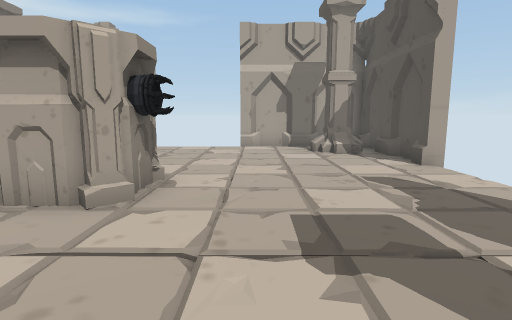
[1] (above)

15 first-person views from a walk through a scene from a Unity 3-D project. The camera is 1.2 m above the floor, tilts 8° down and sees 80° across. The floor is counted in squares, 1 m on a side. Each view is taken from the middle of a square. On the plan, view 1 faces up. The plan holds only what a view shows up to about 13 squares ahead; the rest is blank. The place goes on beyond the plan. The player is left out. Some surface patterns are stand-ins.

[2]
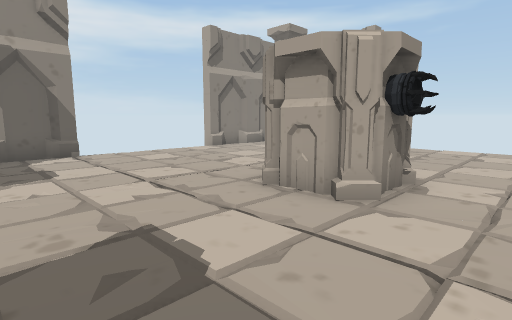

[3]
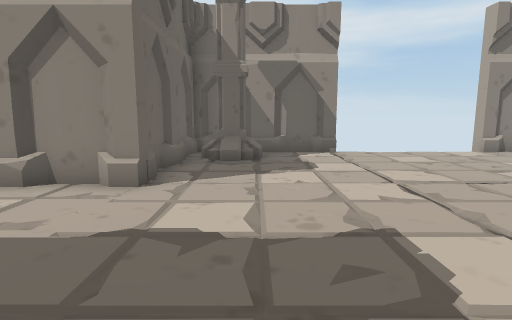

[4]
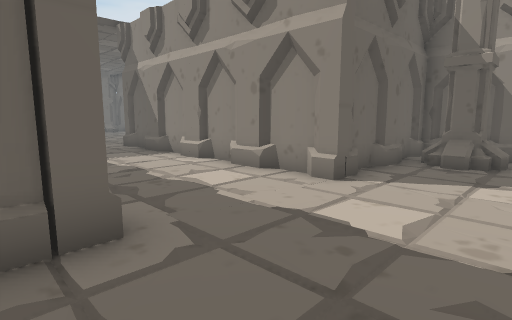

[5]
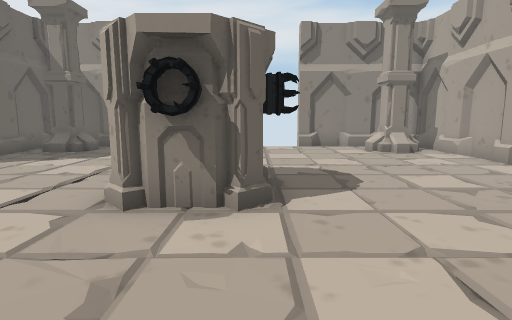

[6]
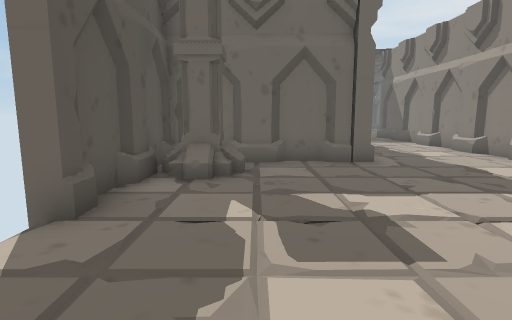

[7]
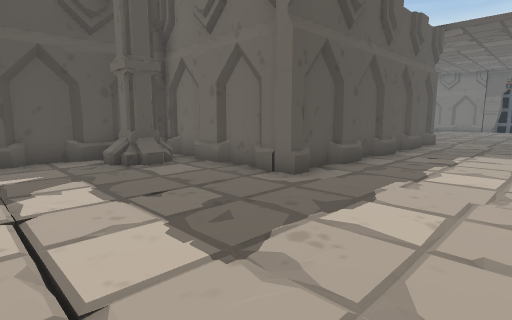

[8]
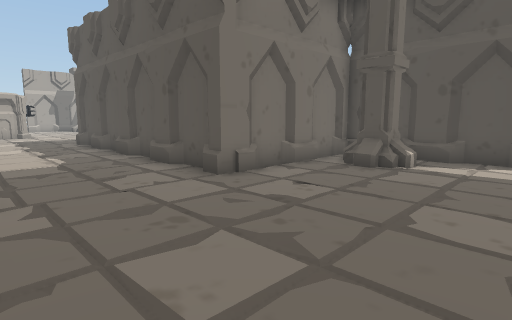

[9]
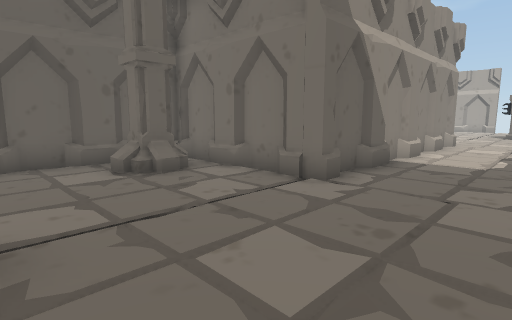

[10]
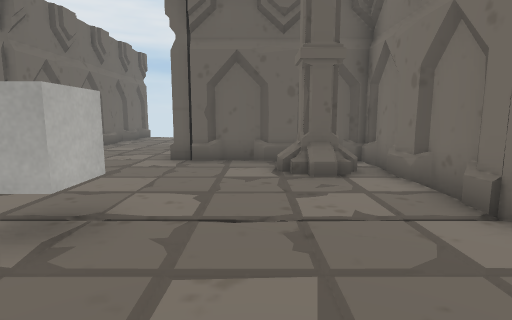

[11]
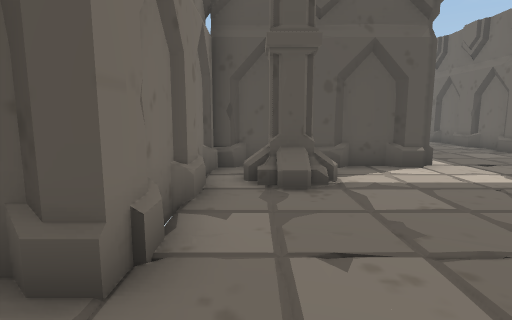

[12]
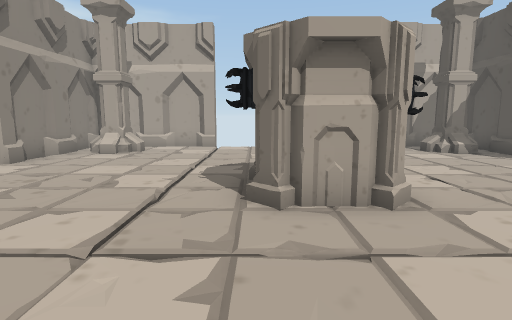

[13]
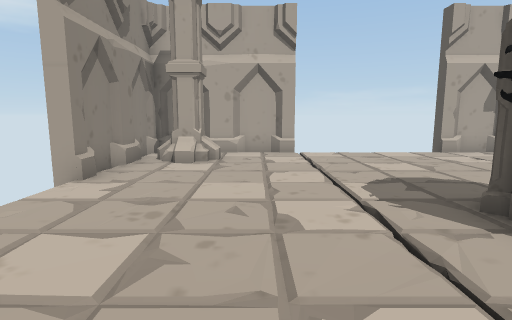

[14]
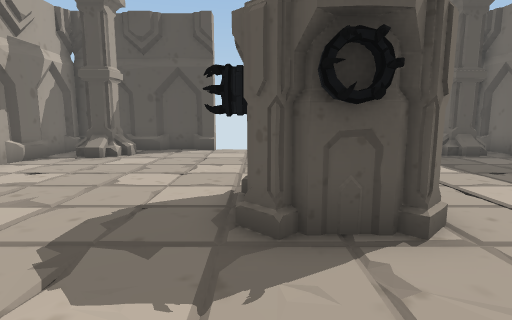

[15]
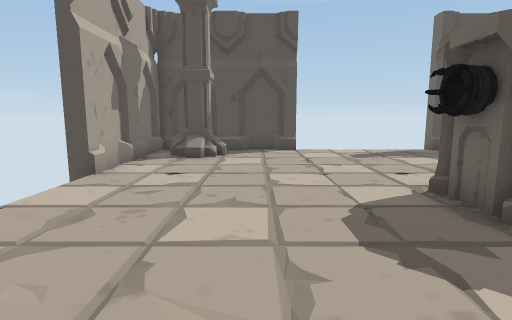

### Floor plan
Points are (right, up) in squares from view 1. A wall is a line through its corners. A room is listed if a view was taken in it or the views show most of it. See-through windows are left out.
Room 1 (views 1, 2, 3, 4, 5, 6, 7, 8, 9, 10, 11, 12, 13, 14, 15)
walls: (-2, 4) (-4, 4); (-3.5, 4.2) (-3.7, 3.9) (-4, 4.2) (-4, 5.9) (-3.6, 6.3); (-4, 4.3) (-3.8, 4.5); (-2.1, 4.5) (-1.8, 4.3) (-2.2, 3.9) (-2.4, 4.2); (-5.4, -2) (-5.4, -12); (-1, -2.5) (-1, -2) (0, -2); (-6.1, -2) (-5.1, -2); (0, -2.2) (1.2, -2.2); (-3.7, 5.5) (-4, 5.8); (-1.9, 5.8) (-2.1, 5.5); (-2.6, 6.1) (-1.9, 6.1) (-1.9, 5.4); (-2.2, 6.1) (-1.9, 5.9); (1.4, -2) (2.5, -2); (-5.4, -3.8) (-5.2, -4.2); (-7.5, -2.2) (-6.2, -2.2); (-8.6, -2) (-7.5, -2); (2.5, -2.2) (3.9, -2.2); (4.4, -0.7) (4.2, -0.3); (-10, -2.2) (-8.6, -2.2); (-10.6, 2.8) (-10.6, -1.1); (4.2, -2.1) (4.2, 2.5) (4.8, 2.5); (-10.6, -1.2) (-10.6, -2) (-10, -2); (-1, -7.5) (-1, -2.6); (4.8, 7.5) (4.2, 7.5) (4.2, 12.7) (-0.6, 12.7); (-5.6, 12.7) (-10.6, 12.7) (-10.6, 7.7); (4.2, -13.4) (4.2, -12) (-1, -12) (-1, -7.6); (4.2, -17) (4.2, -13.5)
low walls: (-2.9, 4.2) (-3.3, 3.9); (-5.1, -2) (-5.1, -2.5) (-5.4, -2.8); (0, -2) (0.4, -2.3); (-5.4, -3.7) (-5.1, -3.9) (-5.1, -4.4); (1.2, -2.2) (1.4, -2); (-5.1, -4) (-5.1, -5.1); (-0.8, -5.4) (-1.1, -5.1); (3.9, -2.2) (4.4, -1.7); (-10, -2) (-9.7, -2.3); (-5.1, -6.5) (-5.1, -7.5) (-5.4, -7.8); (-5.4, -8.7) (-5.1, -8.9) (-5.1, -10); (-1.1, -10.2) (-1.1, -9.7); (-0.8, -10.2) (-1.1, -9.9); (-5.7, 12.4) (-6.2, 12.4); (-5.1, -11.4) (-5.1, -12); (-1.1, -11.5) (-0.8, -11.1); (3.9, 12.4) (3.5, 12.7); (3.9, -12.2) (3.6, -11.8); (4.4, -15.3) (4.1, -14.9)
ways out: gap at (-11, 8); gap at (-9, 12)
objects: pillar (-9, -1) to (-9, 0); pillar (-9, 11); cube (-6, -17); other object (-3, 6) to (-3, 7); other object (-2, 5) to (-1, 5); pillar (3, -14) to (3, -13); pillar (3, -1) to (3, 0); pillar (3, 11)

Where each view was taken, in squares from view 1:
view 1: 0 up, 0 right, facing up
view 2: 0 up, 0 right, facing up-left
view 3: 0 up, 0 right, facing left
view 4: 1 up, 0 right, facing down-left
view 5: 6 up, 2 right, facing left
view 6: 6 up, 2 right, facing down
view 7: 3 up, 5 left, facing down-right
view 8: 17 down, 5 left, facing up-right
view 9: 17 down, 2 left, facing up-left
view 10: 15 down, 2 left, facing left
view 11: 13 down, 3 left, facing right
view 12: 0 up, 4 left, facing up
view 13: 2 up, 7 left, facing up
view 14: 6 up, 7 left, facing right
view 15: 9 up, 7 left, facing right
